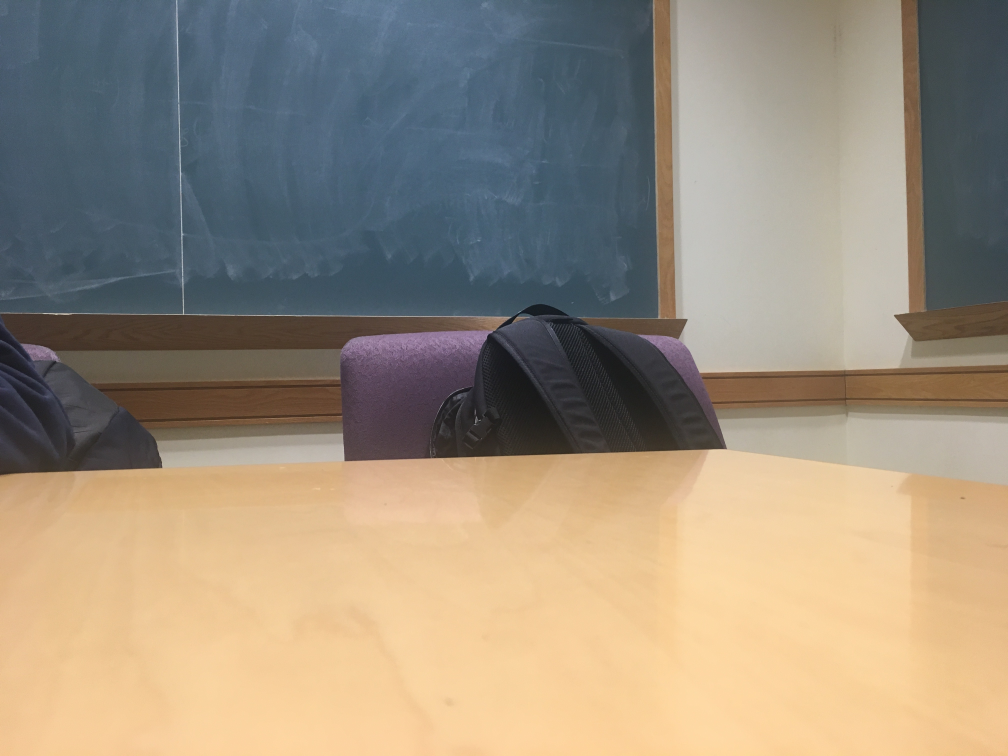
#> input picture sequential/IMG_5053.jpg, 4032 x 3024 px (shown at 1/4 size)
$ python -i panorama.py   (imports and definitions only)
#> lines starting #> are read from the running program, lines starting #| are printed output that depends on the picture
import numpy as np
import imutils
import cv2
import time

class Stitcher:
	def __init__(self):
		self.isv3 = imutils.is_cv3()

	def stitch(self, images, ratio=0.75, reprojThresh=4.0,
		showMatches=False):
		# unpack the images, then detect keypoints and extract
		# local invariant descriptors from them
		(imageB, imageA) = images
		t0 = time.time()
		(kpsA, featuresA) = self.detectAndDescribe(imageA)
		(kpsB, featuresB) = self.detectAndDescribe(imageB)
		t1 = time.time()
		print('Feature detection:', t1-t0)

		# match features between the two images
		M = self.matchKeypoints(kpsA, kpsB,
			featuresA, featuresB, ratio, reprojThresh)
		t2 = time.time()

		# if the match is None, then there aren't enough matched
		# keypoints to create a panorama
		if M is None:
			return None

		# otherwise, apply a perspective warp to stitch the images
		# together
		(matches, H, status) = M
		result = cv2.warpPerspective(imageA, H,
			(imageA.shape[1] + imageB.shape[1], imageA.shape[0]))
		result[0:imageB.shape[0], 0:imageB.shape[1]] = imageB
		t3 = time.time()
		print('Warping:', t3-t2)
		# check to see if the keypoint matches should be visualized
		if showMatches:
			vis = self.drawMatches(imageA, imageB, kpsA, kpsB, matches,
				status)

			# return a tuple of the stitched image and the
			# visualization
			return (result, vis)

		# return the stitched image
		return result

	# [84 lines left out: functions detectAndDescribe, matchKeypoints, drawMatches, not called in this run]

>>> import cv2
>>> picture = cv2.imread('IMG_5053.jpg', cv2.IMREAD_GRAYSCALE)
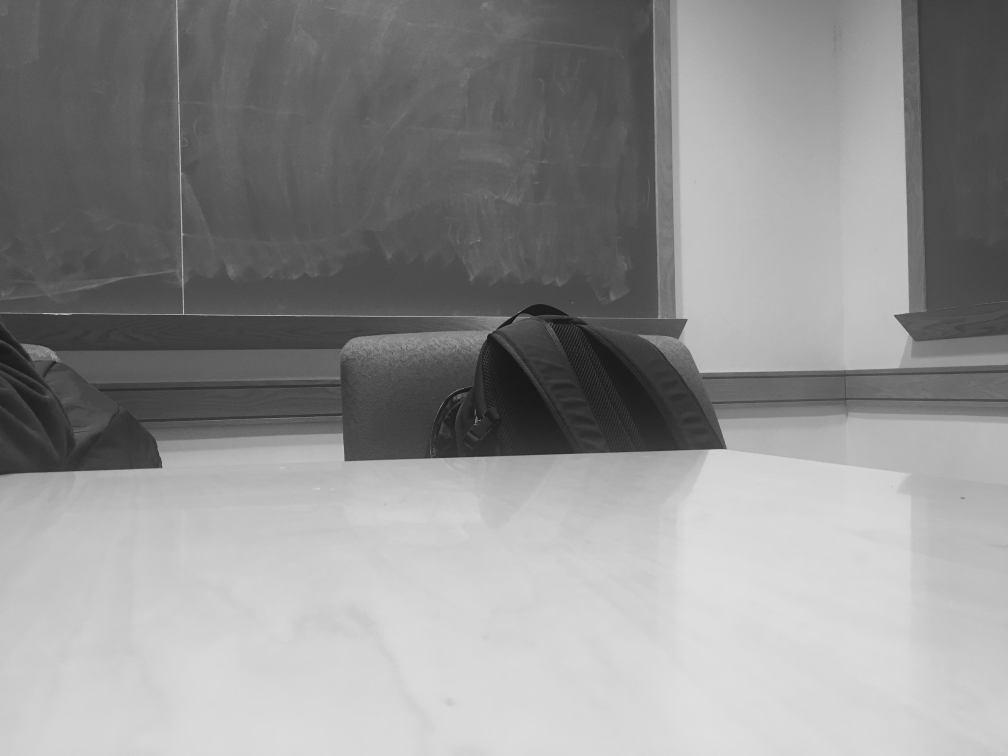
#> picture: shape (3024, 4032) (shown at 1/4 size); min 11, max 241, mean 144.1
>>> result = Stitcher().stitch(picture)
#> (the run stopped early here; a loop or call above may not have finished)

$ run again, on sequential/IMG_5054.jpg
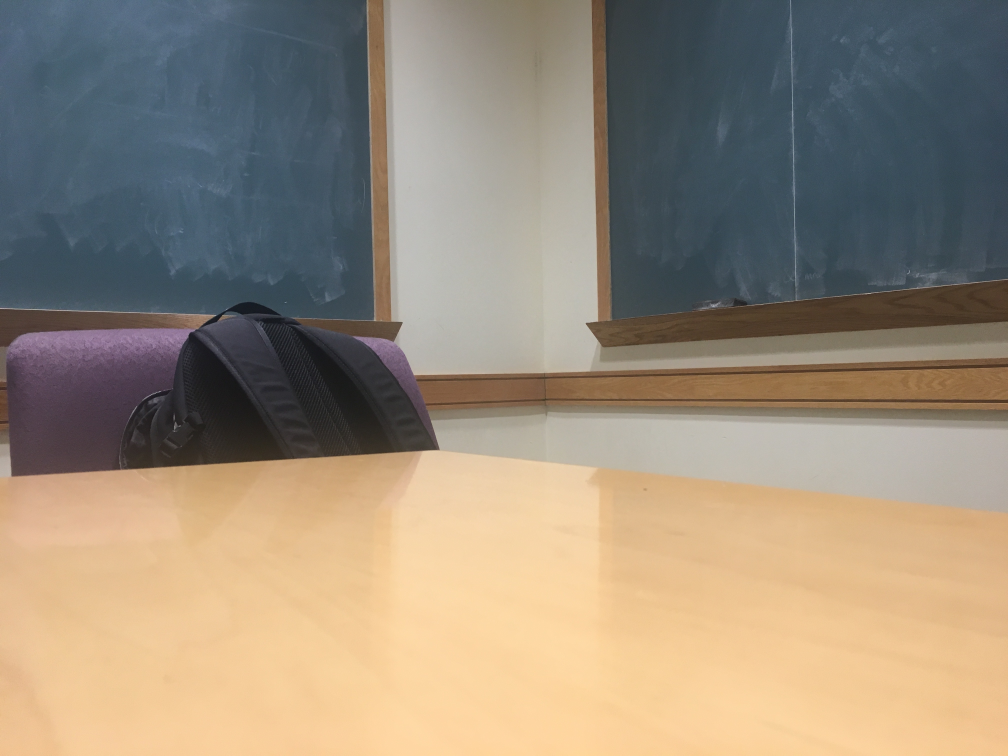
#> input picture sequential/IMG_5054.jpg, 4032 x 3024 px (shown at 1/4 size)
#> `picture = cv2.imread('IMG_5053.jpg', cv2.IMREAD_GRAYSCALE)`:
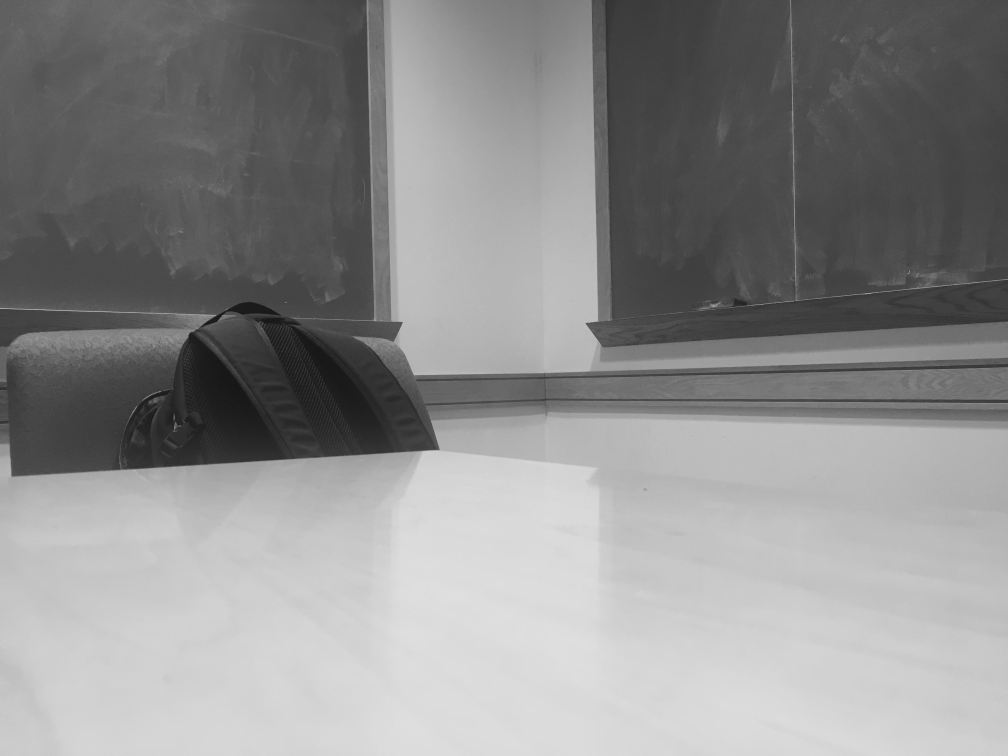
#> picture: shape (3024, 4032) (shown at 1/4 size); min 12, max 225, mean 141.1
